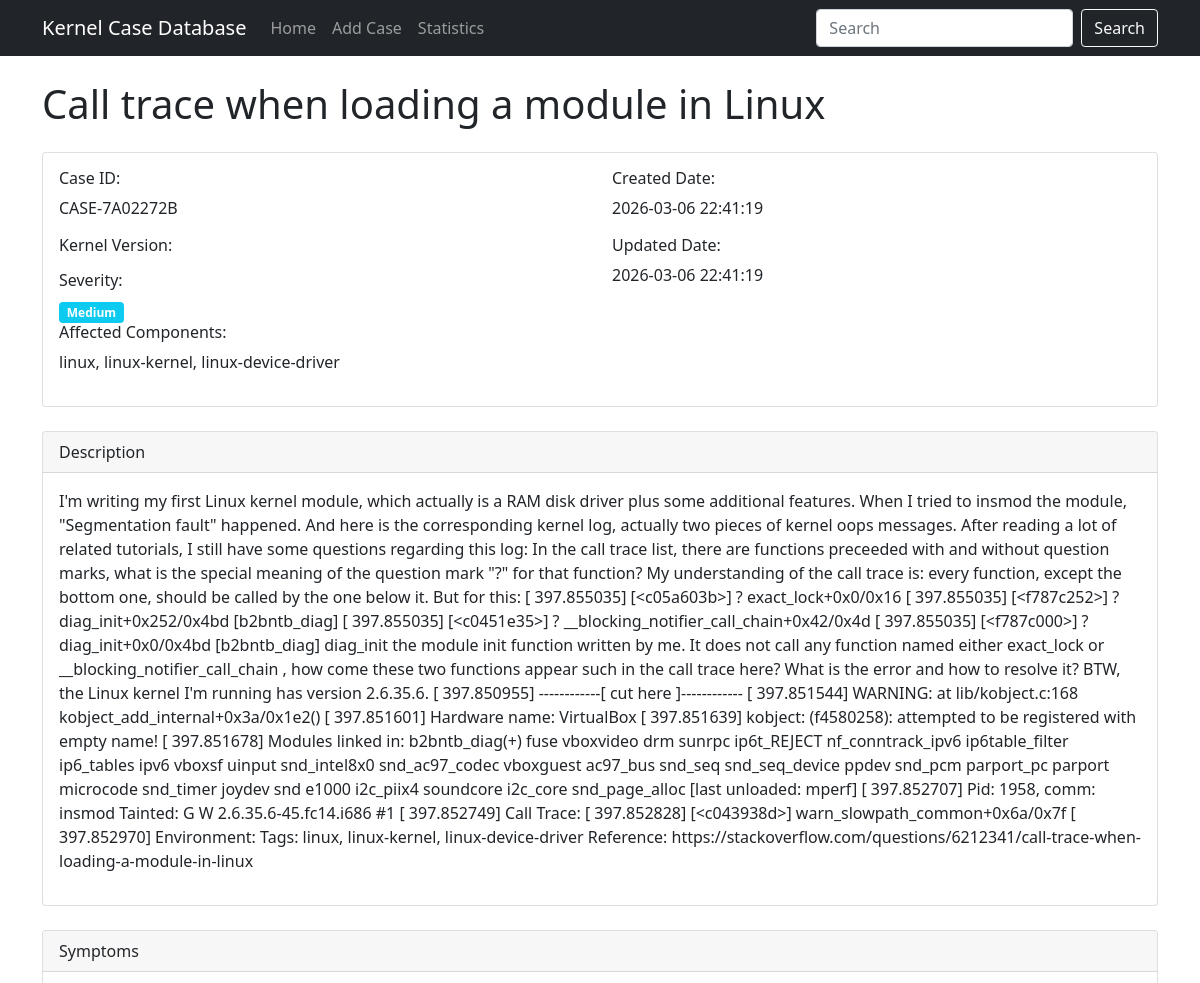
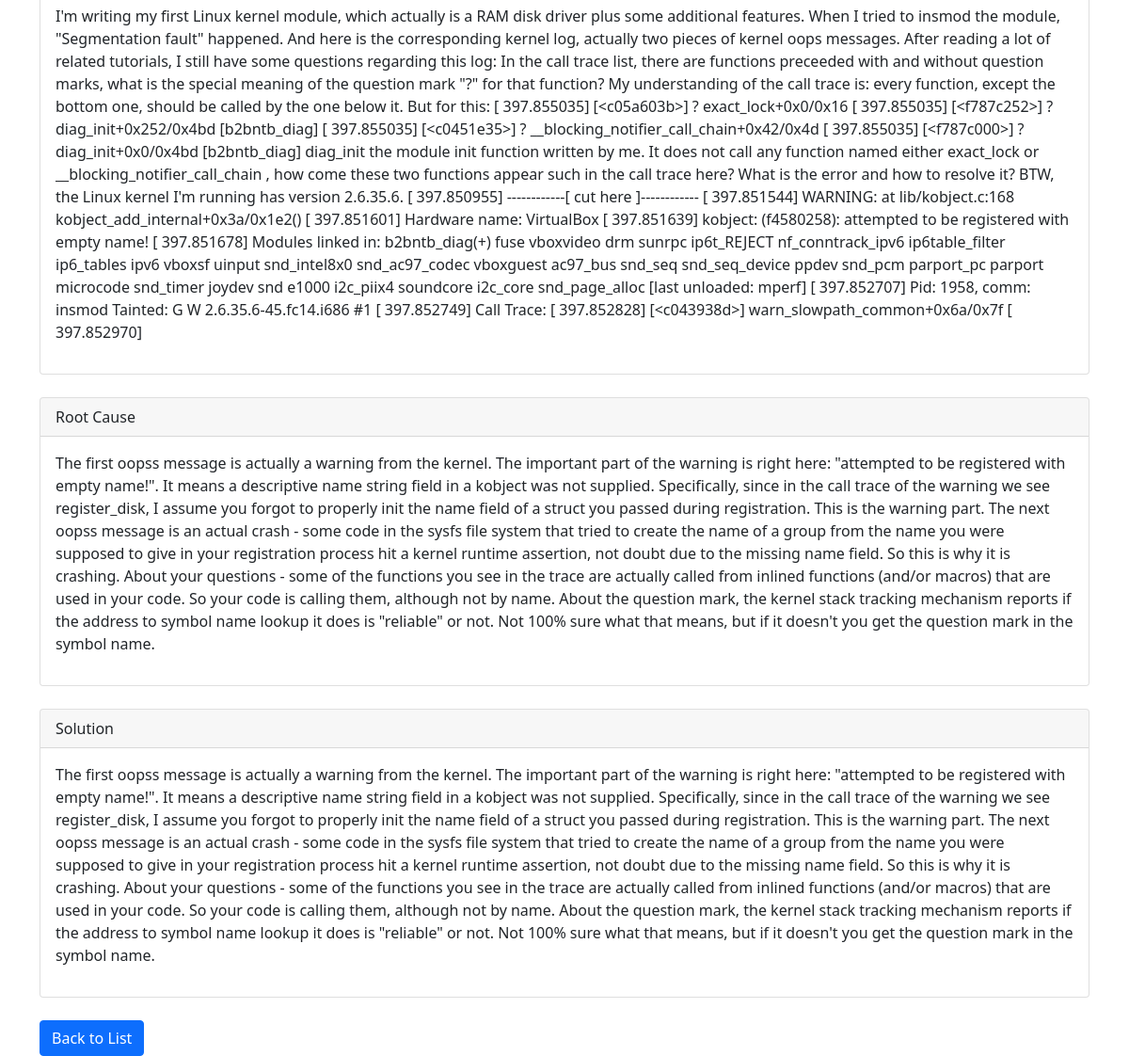
Screenshot of /case/12/ with the database file from the repository (2 pictures, top to bottom).
### cases/models.py (models this page shows, shortened)
class KernelCase(models.Model):
    SEVERITY_CHOICES = [
        ('Low', 'Low'),
        ('Medium', 'Medium'),
        ('High', 'High'),
        ('Critical', 'Critical'),
    ]
    MODULE_CHOICES = [
        ('memory', 'Memory Management'),
        ('network', 'Network'),
        ('scheduler', 'Scheduler'),
        ('lock', 'Lock/Synchronization'),
        ('timer', 'Timer'),
        ('storage', 'Storage/Filesystem'),
        ('irq', 'Interrupt'),
        ('driver', 'Device Driver'),
        ('other', 'Other'),
    ]
    case_id = models.CharField(max_length=50, unique=True, verbose_name='Case ID')
    title = models.CharField(max_length=200, verbose_name='Title')
    description = models.TextField(verbose_name='Description')
    symptoms = models.TextField(verbose_name='Symptoms')
    root_cause = models.TextField(verbose_name='Root Cause')
    solution = models.TextField(verbose_name='Solution')
    kernel_version = models.CharField(max_length=50, verbose_name='Kernel Version', blank=True, default='')
    affected_components = models.CharField(max_length=200, verbose_name='Affected Components', blank=True, default='')
    severity = models.CharField(max_length=20, choices=SEVERITY_CHOICES, verbose_name='Severity', default='Medium')
    created_date = models.DateTimeField(default=timezone.now, verbose_name='Created Date')
    updated_date = models.DateTimeField(auto_now=True, verbose_name='Updated Date')
    source = models.CharField(max_length=50, verbose_name='Source', blank=True, default='', help_text='e.g. stackoverflow, csdn, zhihu')
    source_id = models.CharField(max_length=100, verbose_name='Source ID', blank=True, default='')
    url = models.URLField(verbose_name='Original URL', blank=True, default='')
    problem_analysis = models.TextField(verbose_name='Problem Analysis', blank=True, default='')
    conclusion = models.TextField(verbose_name='Conclusion', blank=True, default='')
    module = models.CharField(max_length=50, choices=MODULE_CHOICES, verbose_name='Kernel Module', blank=True, default='other')
    tags = models.JSONField(verbose_name='Tags', default=list, blank=True)
    votes = models.IntegerField(verbose_name='Votes', default=0)
    answers_count = models.IntegerField(verbose_name='Answers Count', default=0)
    content_hash = models.CharField(max_length=64, verbose_name='Content Hash', blank=True, null=True, unique=True)
    embedding = models.JSONField(verbose_name='Embedding', default=list, blank=True, help_text='Vector representation for RAG')
    class Meta:
        verbose_name = 'Kernel Issue Case'
        verbose_name_plural = 'Kernel Issue Cases'
        ordering = ['-created_date']

### cases/views.py (the view)
# urls.py: path('case/<int:case_id>/', CaseDetailView.as_view(), name='case_detail'),
class CaseDetailView(DetailView):
    model = KernelCase
    template_name = 'cases/case_detail.html'
    context_object_name = 'case'
    pk_url_kwarg = 'case_id'

### cases/templatetags/case_tags.py (called while the page is built)
@register.filter
def severity_class(severity):
    severity_mapping = {
        'Critical': 'bg-danger',
        'High': 'bg-warning',
        'Medium': 'bg-info',
        'Low': 'bg-secondary'
    }
    return severity_mapping.get(severity, 'bg-secondary')

@register.filter
def severity_display(severity):
    severity_mapping = {
        'Critical': 'Critical',
        'High': 'High',
        'Medium': 'Medium',
        'Low': 'Low'
    }
    return severity_mapping.get(severity, severity)

### templates/cases/case_detail.html (shortened to what this page needs)
{% extends 'base.html' %}
{% load case_tags %}
{% block content %}
    <h1 class="mb-4">{{ case.title }}</h1>
    <div class="card mb-4">
        <div class="card-body">
            <div class="row">
                <div class="col-md-6">
                    <h6>Case ID:</h6>
                    <p>{{ case.case_id }}</p>
                    <h6>Kernel Version:</h6>
                    <h6>Severity:</h6>
                    <span class="badge {{ case.severity|severity_class }}">
                        {{ case.severity|severity_display }}
                    </span>
                    <h6>Affected Components:</h6>
                    <p>{{ case.affected_components }}</p>
                </div>
                <div class="col-md-6">
                    <h6>Created Date:</h6>
                    <p>{{ case.created_date|date:'Y-m-d H:i:s' }}</p>
                    <h6>Updated Date:</h6>
                    <p>{{ case.updated_date|date:'Y-m-d H:i:s' }}</p>
                </div>
            </div>
        </div>
    </div>
    <div class="card mb-4">
        <div class="card-header">
            Description
        </div>
        <div class="card-body">
            <p>{{ case.description }}</p>
        </div>
    </div>
    <div class="card mb-4">
        <div class="card-header">
            Symptoms
        </div>
        <div class="card-body">
            <p>{{ case.symptoms }}</p>
        </div>
    </div>
    <div class="card mb-4">
        <div class="card-header">
            Root Cause
        </div>
        <div class="card-body">
            <p>{{ case.root_cause }}</p>
        </div>
    </div>
    <div class="card mb-4">
        <div class="card-header">
            Solution
        </div>
        <div class="card-body">
            <p>{{ case.solution }}</p>
        </div>
    </div>
    <a href="{% url 'index' %}" class="btn btn-primary">Back to List</a>
{% endblock %}

### rows the page displays
KernelCase: title "Call trace when loading a module in Linux", case_id "CASE-7A02272B", severity|severity_display "Medium", affected_components "linux, linux-kernel, linux-device-driver", created_date "2026-03-06 22:41:19", updated_date "2026-03-06 22:41:19", description "I'm writing my first Linux kernel module, which actually is a RAM disk driver plus some additional features. When I tried to insmod the module, \"Segmentation fault\" happened. And here is the corresponding kernel log, actually two pieces of kernel oops messages. After reading a lot of related tutorials, I still have some questions regarding this log: In the call trace list, there are functions preceeded with and without question marks, what is the special meaning of the question mark \"?\" for that function? My understanding of the call trace is: every function, except the bottom one, should be called by the one below it. But for this: [ 397.855035] [<c05a603b>] ? exact_lock+0x0/0x16 […", symptoms "I'm writing my first Linux kernel module, which actually is a RAM disk driver plus some additional features. When I tried to insmod the module, \"Segmentation fault\" happened. And here is the corresponding kernel log, actually two pieces of kernel oops messages. After reading a lot of related tutorials, I still have some questions regarding this log: In the call trace list, there are functions preceeded with and without question marks, what is the special meaning of the question mark \"?\" for that function? My understanding of the call trace is: every function, except the bottom one, should be called by the one below it. But for this: [ 397.855035] [<c05a603b>] ? exact_lock+0x0/0x16 […", root_cause "The first oopss message is actually a warning from the kernel. The important part of the warning is right here: \"attempted to be registered with empty name!\". It means a descriptive name string field in a kobject was not supplied. Specifically, since in the call trace of the warning we see register_disk, I assume you forgot to properly init the name field of a struct you passed during registration. This is the warning part. The next oopss message is an actual crash - some code in the sysfs file system that tried to create the name of a group from the name you were supposed to give in your registration process hit a kernel runtime assertion, not doubt due to the missing name field. So this…", solution "The first oopss message is actually a warning from the kernel. The important part of the warning is right here: \"attempted to be registered with empty name!\". It means a descriptive name string field in a kobject was not supplied. Specifically, since in the call trace of the warning we see register_disk, I assume you forgot to properly init the name field of a struct you passed during registration. This is the warning part. The next oopss message is an actual crash - some code in the sysfs file system that tried to create the name of a group from the name you were supposed to give in your registration process hit a kernel runtime assertion, not doubt due to the missing name field. So this…"
